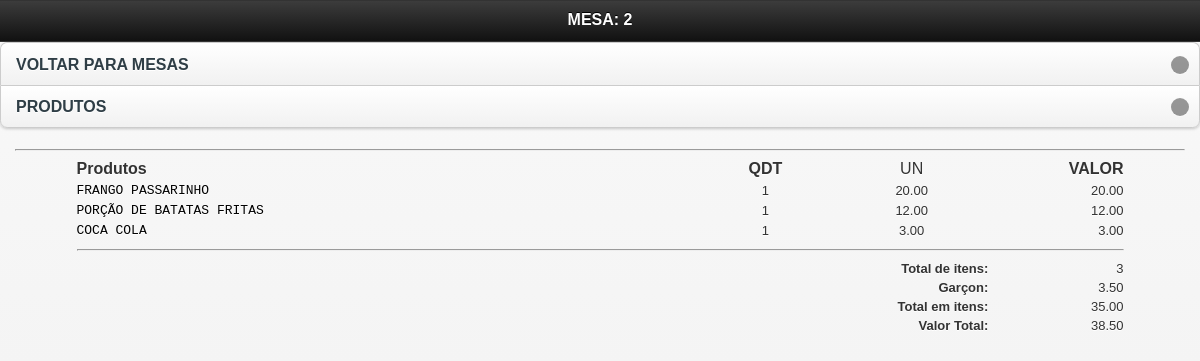
/mobile/vermesa.php?id_mesa=2 (signed in), run on an earlier commit of the app's database.
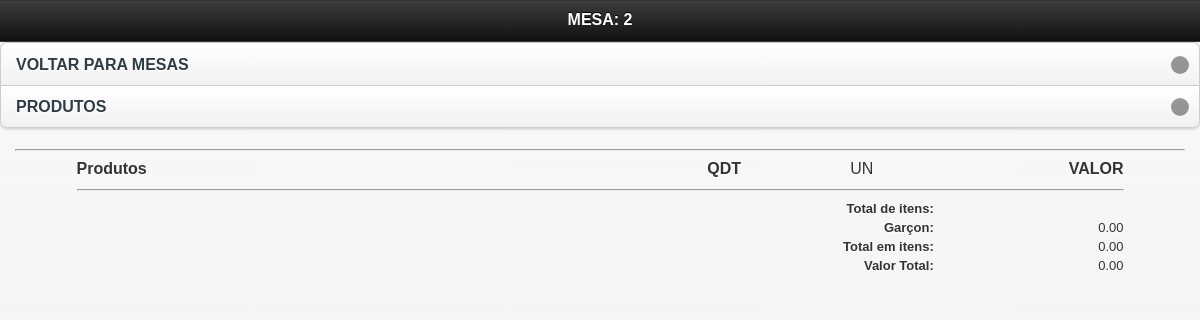
And on a later commit of the database.
### tables this page shows
CREATE TABLE `tbl_carrinho` (
  `id` int(11) NOT NULL AUTO_INCREMENT,
  `cod` int(11) NOT NULL,
  `nome` varchar(150) NOT NULL,
  `preco` varchar(10) NOT NULL,
  `qtd` int(11) NOT NULL,
  `comanda` int(200) NOT NULL,
  `data` date NOT NULL,
  `time` time NOT NULL,
  `id_mesa` int(30) NOT NULL,
  `situacao` int(2) NOT NULL,
  `idGarcon` varchar(200) NOT NULL,
  `status` int(1) NOT NULL,
  `destino` int(1) NOT NULL,
  `entregue` int(1) NOT NULL,
  `feito` int(1) NOT NULL,
  PRIMARY KEY (`id`)
);

CREATE TABLE `config` (
  `id_conf` int(30) NOT NULL,
  `empresa` varchar(200) NOT NULL,
  `telefone` varchar(30) NOT NULL,
  `pgarcon` int(10) NOT NULL,
  `ativo` int(2) NOT NULL
);

### mobile/vermesa.php (the view, shortened to what this page needs)
<!doctype html>
<html class="no-js ui-mobile-rendering" lang="pt">
<head>
      <link rel="stylesheet" href="css/jquery.mobile-1.3.1.min.css" />
      <link rel="stylesheet" href="../css/css.css"/>
</head>
<body>
<div id="categories" data-role="page" data-title="Categories">
      <div data-role="header">
            <h1>MESA: <?php echo $_GET['id_mesa']; ?></h1>
      </div>
              <ul data-role="listview" data-inset="true">
            <li><a href="mesas.php">VOLTAR PARA MESAS</a></li>
            <li><a href="javascript:window.history.go(-1)">PRODUTOS</a></li>
            </ul>
      <div data-role="content">
      <hr/>
      <div id="mesas2">
<table width="100%">
    <tr style="font-size:16px;">
	  <td width="56%" style="font-size:16px;"><strong>Produtos</strong></td>
	  <td width="12%" align="center"style="font-size:16px;"><strong>QDT</strong></td>
	  <td width="14%" align="center"style="font-size:16px;">UN</td>
	  <td align="right" style="font-size:16px;"><strong>VALOR</strong></td>
	  </tr>
	<?php
	$mesa = $_GET['id_mesa'];
	$carrinho = mysql_query("SELECT *, SUM(qtd) AS qt,SUM(preco) AS pr FROM tbl_carrinho WHERE id_mesa = '$mesa' AND situacao ='1' GROUP BY cod") or die(mysql_error());
	$contar = mysql_num_rows($carrinho);
	if($contar == 0){
		echo "";
	}else{
		while($res = mysql_fetch_array($carrinho)){
			$nome  			= $res['nome'];
			$preco       	= $res['pr'];
			$unitario		= $res['preco'];
			$qtd		 	= $res['qt'];
			$id_mesa		= $res['id_mesa'];
			$itens			+=$qtd;
			$total += $preco;
	?>
	<tr class="fontcomanda">
    <td align="left" class="btn">
      <a href="cozinha.php?id_mesa=<?php echo $id_mesa ?>&nome=<?php echo $nome; ?>"  title="Imprimir" onclick="Cozinha(this.href,'nomeJanela','350','600','yes');return false" class="fontcomanda"><?php echo $nome; ?></a></td>
    <td align="center" ><?php echo $qtd; ?> </td>
    <td align="center" ><?php echo $unitario ?></td>
    <td width="12%" align="right"><?php echo number_format($preco, 2); ?></td>
    </tr>
     <?php
		}
	}
	?>
     <tr class="fontcomanda">
       <td colspan="4" align="right" class="btn"><hr/></td>
     </tr>
     <tr class="fontcomanda">
	  <td colspan="3" align="right" class="btn"><strong>Total de itens:</strong></td>
	  <td align="right"><?php echo $itens ?></td>
    </tr>
     <tr class="fontcomanda">
       <td colspan="3" align="right" class="btn"><strong>Garçon: </strong></td>
       <td align="right">
         <?php
			$g = mysql_query("SELECT * FROM config") or die(mysql_error());
			$w = mysql_fetch_array($g);
			$ativo = $w['ativo'];
			$percentual = $w['pgarcon'];
			if($ativo == 1){
			$porcento_garcon = $percentual;
			}else{
			$porcento_garcon = 0;
			}
				$pgarcon = $total * $porcento_garcon / 100;
				$somatotal = $total + $pgarcon;
			?> <?php echo number_format($pgarcon, 2, '.', '.'); ?>
       </td>
     </tr>
     <tr class="fontcomanda">
       <td colspan="3" align="right" class="btn"><strong>Total em itens: </strong></td>
       <td align="right"> <?php echo number_format($total, 2, '.', '.'); ?></td>
     </tr>
     <tr class="fontcomanda">
       <td colspan="3" align="right" class="btn"><strong>Valor Total: </strong></td>
       <td align="right"> <?php echo number_format($somatotal, 2, '.', '.'); ?></td>
     </tr>
    </table>
</div>
</body>
</html>

### css/css.css (style rules this page uses)
body { margin-left: 0px;margin-top: 0px;margin-right: 0px;margin-bottom: 0px; background-color:#FFF; font-family:Verdana, Geneva, sans-serif; font-size:12px; }
h1 { font-size:18px; margin-top:0; }
#mesas2 { width:90%; height:500px; margin:0 auto;overflow:auto; margin-top: }
.fontcomanda { font-size:13px; }
.fontcomanda a:link { font:10px "Courier New", Courier, monospace; font-size:13px; text-decoration:none;color:#000; }

What changed in the data, as far as the page shows it:
removed tbl_carrinho: nome "FRANGO PASSARINHO", qtd "1", preco "20.00"
removed tbl_carrinho: nome "PORÇÃO DE BATATAS FRITAS", qtd "1", preco "12.00"
removed tbl_carrinho: nome "COCA COLA", qtd "1", preco "3.00"
changed config: ativo "3.50" → "0.00"; ativo "38.50" → "0.00"
Also different on the page:
$total: "35.00" → "0.00"
$itens: "3" → (not shown)
